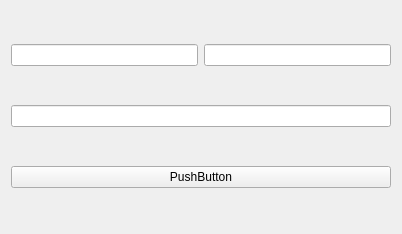
<?xml version="1.0" encoding="UTF-8"?>
<ui version="4.0">
 <class>Widget</class>
 <widget class="QWidget" name="Widget">
  <property name="geometry">
   <rect>
    <x>0</x>
    <y>0</y>
    <width>402</width>
    <height>234</height>
   </rect>
  </property>
  <property name="windowTitle">
   <string>Widget</string>
  </property>
  <layout class="QGridLayout" name="gridLayout">
   <item row="0" column="0">
    <widget class="QLineEdit" name="lineEdit"/>
   </item>
   <item row="0" column="1">
    <widget class="QLineEdit" name="lineEdit_2"/>
   </item>
   <item row="1" column="0" colspan="2">
    <widget class="QLineEdit" name="lineEdit_3"/>
   </item>
   <item row="2" column="0" colspan="2">
    <widget class="QPushButton" name="pushButton">
     <property name="text">
      <string>PushButton</string>
     </property>
    </widget>
   </item>
  </layout>
 </widget>
 <layoutdefault spacing="6" margin="11"/>
 <resources/>
 <connections/>
</ui>
